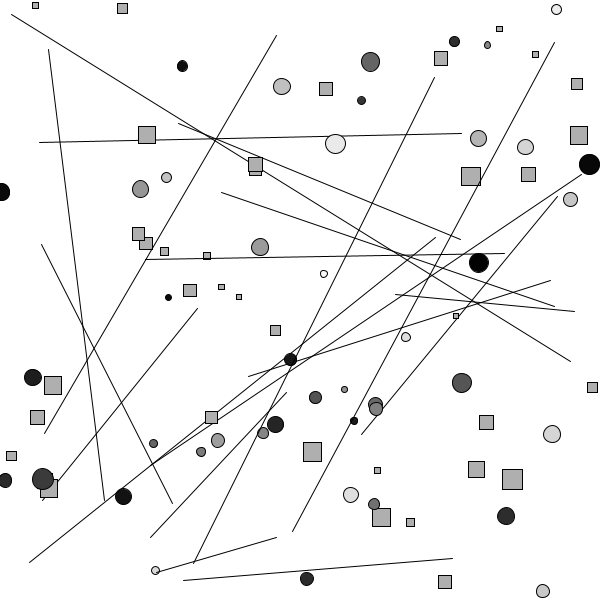
Frame 1 (no input)
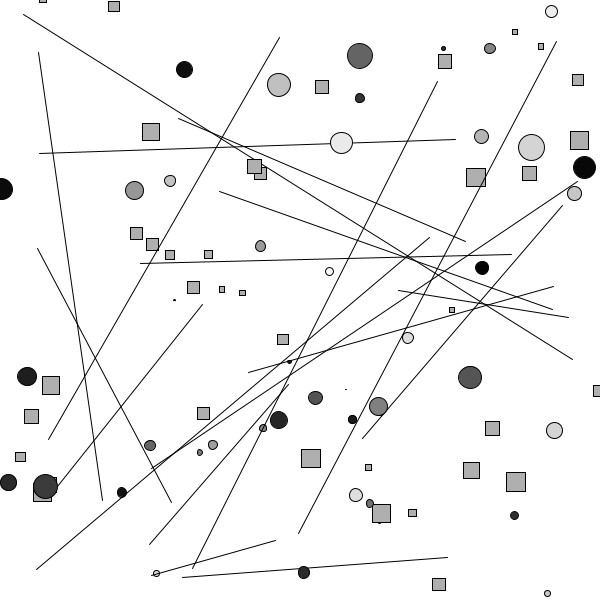
Frame 60 (the mouse pressed at the canvas centre just before this capture)
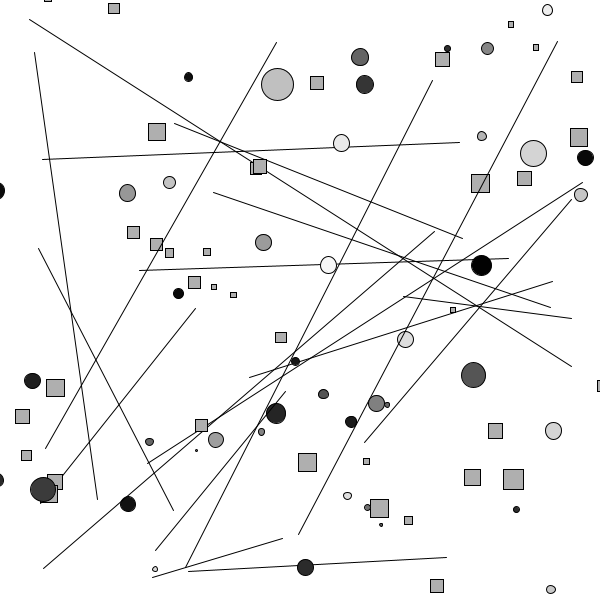
Frame 120 (the mouse held since frame 60 and released just before this capture)

The Processing sketch that drew these frames (run headless with seeded random() and noise(); from frame 60 on, the mouse is pressed at the canvas centre):

// Processing sketch: polymorphismAndInheritence
// ── polymorphismAndInheritence.pde
//Pilot Teachers Meeting Demo
//Inheritence and Polymorphism OOP Example, coding already completed
// I use this as a guided walk-through for inheritence.
// I provide Shape, Square, Circle, then students create Line.
// To intro polymorphism, I then have them instantiate a random number of each shape
// and display them. After they write it the crappy (non-polymorphic) way, I show them
// the "shortcut".
//
//
// This code is from Chapter 22 of Daniel Shiffman's wonderful Learning Processing textbook
// http://learningprocessing.com/examples/chp22/example-22-02-polymorphism/
//
//Dan Schellenberg
//Dec 10, 2015

Shape[] theShapes;

void setup() {
  size(600, 600);

  theShapes = new Shape[100];

  for (int i=0; i<theShapes.length; i++) {
    int r = int(random(3));

    if (r == 0) {
      theShapes[i] = new Square(random(width), random(height), random(5, 20));
    } else if (r == 1) {
      theShapes[i] = new Circle(random(width), random(height), random(5, 20), color(random(255)) );
    } else {
      theShapes[i] = new Line(random(width), random(height), random(width), random(height));
    }
  }
}

void draw() {
  background(255);

  for (int i=0; i<theShapes.length; i++) {
    theShapes[i].jiggle();
    theShapes[i].display();
  }
}
// ── Circle.pde
class Circle extends Shape {
  
  // Inherits all instance variables from parent + adding one
  color c;
  
  Circle(float x_, float y_, float r_, color c_) {
    super(x_,y_,r_); // Call the parent constructor
    c = c_;          // Also deal with this new instance variable
  }
  
  // Call the parent jiggle, but do some more stuff too
  void jiggle() {
    super.jiggle();
    // The Circle jiggles its size as well as its x,y location.
    r += random(-1,1); 
    r = constrain(r,0,100);
  }
  
  // The changeColor() function is unique to the Circle class.
  void changeColor() { 
    c = color(random(255));
  }
  
  void display() {
    ellipseMode(CENTER);
    fill(c);
    stroke(0);
    ellipse(x,y,r,r);
  }
}
// ── Line.pde
class Line extends Shape {
  float x2, y2;
  
  Line(float _x, float _y, float _x2, float _y2) {
    super(_x, _y, 0);
    x2 = _x2;
    y2 = _y2;
  }
  
  void display() {
    line(x, y, x2, y2);
  }
  
  void jiggle() {
   super.jiggle();
   x2 += random(-1,1);
   y2 += random(-1,1);
  }
  
}
// ── Shape.pde
class Shape {
  float x;
  float y;
  float r;
  
  Shape(float x_, float y_, float r_) {
    x = x_;
    y = y_;
    r = r_;
  }
  
  void jiggle() {
    x += random(-1,1);
    y += random(-1,1);
  }
  
  // A generic shape does not really know how to be displayed. 
  // This will be overridden in the child classes.
  void display() {
    point(x,y); 
  }
}
// ── Square.pde
class Square extends Shape {
  // Variables are inherited from the parent.
  // We could also add variables unique to the Square class if we so desire

  Square(float x_, float y_, float r_) {
    // If the parent constructor takes arguments then super() needs to pass in those arguments.
    super(x_,y_,r_); 
  }

  // Inherits jiggle() from parent

  // The square overrides its parent for display.
  void display() {
    rectMode(CENTER);
    fill(175);
    stroke(0);
    rect(x,y,r,r);
  }
}
